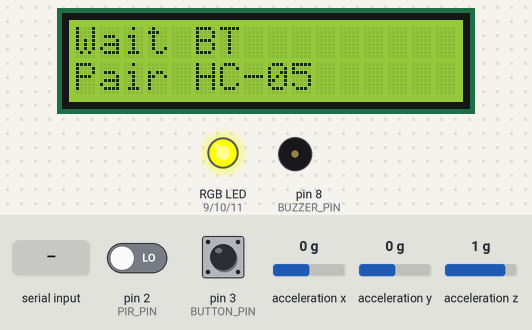
Bench run of a sketch on a simulated Arduino Uno, built with avr-gcc and run on an emulated ATmega328P. Shown: 16×2 character LCD, an RGB LED mixed from three pins (HIGH = lit), buzzer (waves = sounding, pin HIGH). Inputs (shaded band) come from the test bench; at power-on: pin 3 (BUTTON_PIN) HIGH, pin 2 (PIR_PIN) LOW, acceleration x 0 g, acceleration y 0 g, acceleration z 1 g. What the sketch prints to the serial monitor is not drawn.

Above: at 3.3 s.
3.4 s: "STATUS" received over the second serial link
At 5.9 s:
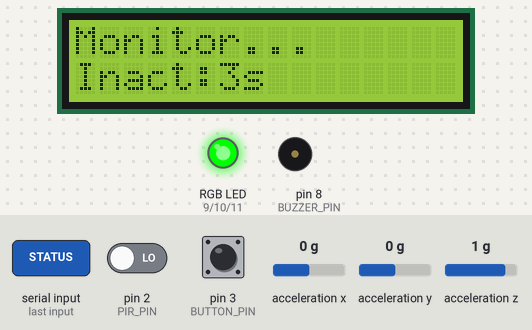
6.4 s: pin 3 (BUTTON_PIN) pulled LOW for 3.2 s
At 9.77 s:
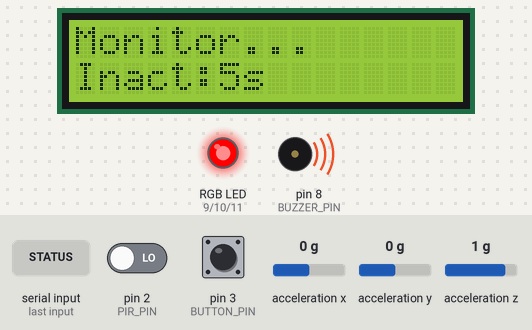
10.2 s: "RESET" received over the second serial link
At 12.8 s:
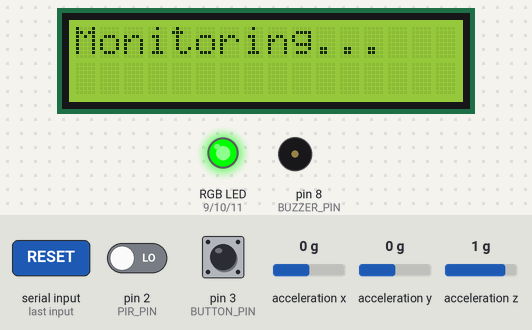
13.2 s: "SIMFALL" received over the second serial link
At 15.88 s:
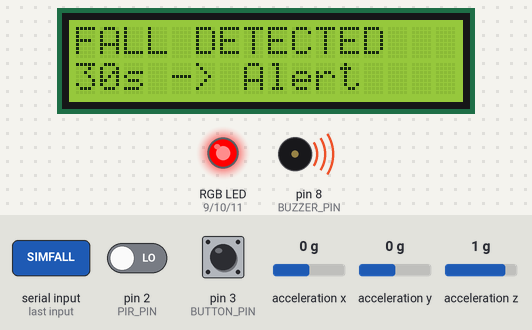
16.2 s: pin 3 (BUTTON_PIN) pulled LOW for 0.15 s
At 18.7 s:
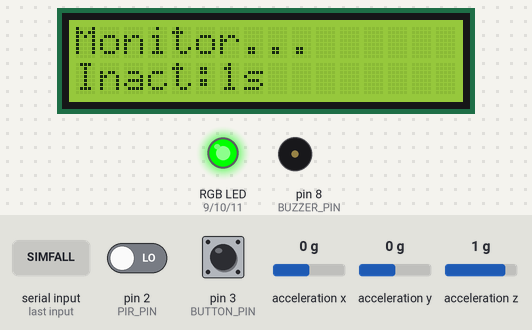
19.3 s: "HELP" received over the second serial link
At 22.8 s:
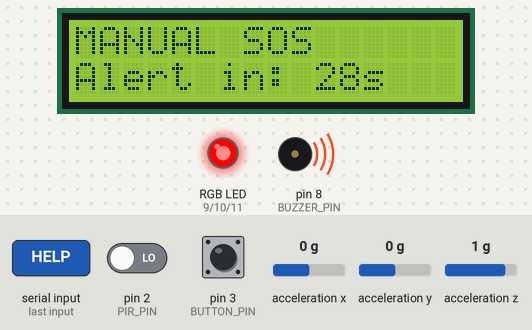
Timing chart, 0 to 23.3 s (numbered marks = the images above; inputs shaded):
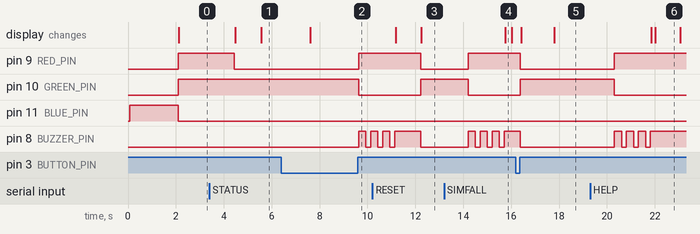

The sketch:

fall_detection_system.ino
```cpp
#include <Wire.h>
#include <LiquidCrystal_I2C.h>
#include <SparkFun_MMA8452Q.h>
#include <SoftwareSerial.h>

SoftwareSerial bluetooth(4, 5);
LiquidCrystal_I2C lcd(0x27, 16, 2);
MMA8452Q accel;

#define PIR_PIN 2
#define BUTTON_PIN 3
#define BUZZER_PIN 8
#define RED_PIN 9
#define GREEN_PIN 10
#define BLUE_PIN 11

byte systemStatus = 1;
byte alertType = 0;
byte bluetoothConnected = 0;

unsigned long lastActivityTime = 0;
unsigned long alertStartTime = 0;
unsigned long lastDisplayUpdate = 0;
unsigned long lastPIRCheck = 0;
unsigned long buttonPressTime = 0;
unsigned long lastAccelCheck = 0;

byte buttonPressed = 0;

const unsigned long INACTIVITY_WARNING = 60000;
const unsigned long NOTIFICATION_DELAY = 30000;
const unsigned long PIR_CHECK_INTERVAL = 200;
const unsigned long ACCEL_CHECK_INTERVAL = 50;
const unsigned long DISPLAY_UPDATE = 2000;

const float FALL_THRESHOLD = 2.5;

void setup() {
  Serial.begin(9600);
  bluetooth.begin(9600);
  pinMode(PIR_PIN, INPUT);
  pinMode(BUTTON_PIN, INPUT_PULLUP);
  pinMode(BUZZER_PIN, OUTPUT);
  pinMode(RED_PIN, OUTPUT);
  pinMode(GREEN_PIN, OUTPUT);
  pinMode(BLUE_PIN, OUTPUT);
  lcd.init();
  lcd.backlight();
  lcd.clear();
  setRGB(0, 0, 255);
  lcd.setCursor(0, 0);
  lcd.print(F("Fall Detect"));
  lcd.setCursor(0, 1);
  lcd.print(F("Booting..."));
  if (accel.begin() == false) {
    Serial.println(F("Accel Fail!"));
    lcd.clear();
    lcd.print(F("Accel Error"));
  } else {
    accel.setScale(SCALE_2G);
    accel.setDataRate(ODR_100);
    Serial.println(F("Accel OK (1-Trg)"));
  }

  delay(2000);

  lastActivityTime = millis();
  setRGB(255, 255, 0);

  lcd.clear();
  lcd.print(F("Wait BT"));
  lcd.setCursor(0, 1);
  lcd.print(F("Pair HC-05"));

  Serial.println(F("Sys Ready (1-Trg)"));
  Serial.print(F("Threshold: ")); Serial.println(FALL_THRESHOLD);
  Serial.println(F("---"));
}

void loop() {
  checkBluetoothData();
  checkPIRActivity();
  checkAccelerometer();
  checkButton();
  checkInactivity();
  updateAlertStatus();
  updateDisplay();
  delay(50);
}

void checkAccelerometer() {
  if (millis() - lastAccelCheck < ACCEL_CHECK_INTERVAL) return;
  lastAccelCheck = millis();
  if (accel.available()) {
    float x = accel.getCalculatedX();
    float y = accel.getCalculatedY();
    float z = accel.getCalculatedZ();
    float totalAccel = sqrt(x*x + y*y + z*z);

    static unsigned long lastDebug = 0;
    if (millis() - lastDebug > 1000) {
      lastDebug = millis();
      Serial.print(F("Accel: "));
      Serial.print(totalAccel, 2);
      Serial.print(F("g"));
      if (totalAccel > FALL_THRESHOLD) {
        Serial.print(F(" !HIGH!"));
      }
      Serial.println();
    }

    if (systemStatus == 1) {
      if (totalAccel > FALL_THRESHOLD) {
        Serial.println(F("FALL! Alarm ON"));
        triggerFallAlert();
        delay(1000);
      }
    }
  }
}

void checkBluetoothData() {
  if (bluetooth.available()) {
    String data = bluetooth.readString();
    data.trim();

    if (!bluetoothConnected) {
      bluetoothConnected = 1;
      onBluetoothConnected();
    }

    processBluetoothCommand(data);
  }
}

void onBluetoothConnected() {
  Serial.println(F("BT Connected!"));
  setRGB(0, 255, 0);

  lcd.clear();
  lcd.print(F("BT Connected"));
  lcd.setCursor(0, 1);
  lcd.print(F("System Ready"));

  bluetooth.println(F("Sys Ready (1-Trg)"));
  delay(1000);
  bluetooth.println(F("Cmds: STATUS,TEST,SOS,RESET,SIMFALL"));
}

void processBluetoothCommand(String cmd) {
  Serial.print(F("RCV Cmd: "));
  Serial.println(cmd);

  if (cmd == "STATUS") {
    sendSystemStatus();
  }
  else if (cmd == "TEST") {
    sendTestNotification();
  }
  else if (cmd == "HELP" || cmd == "SOS") {
    if (systemStatus != 2) triggerManualAlert();
  }
  else if (cmd == "RESET") {
    if (systemStatus == 2) resetAlert();
  }
  else if (cmd == "SIMFALL") {
    if (systemStatus != 2) triggerFallAlert();
  }
}

void checkPIRActivity() {
  if (millis() - lastPIRCheck < PIR_CHECK_INTERVAL) return;
  lastPIRCheck = millis();

  if (digitalRead(PIR_PIN) == HIGH) {
    lastActivityTime = millis();

    if (systemStatus == 2 && alertType == 2) {
      resetAlert();
      sendNotification(F("Motion Back"));
    }
  }
}

void checkButton() {
  if (digitalRead(BUTTON_PIN) == LOW && !buttonPressed) {
    buttonPressTime = millis();
    buttonPressed = 1;
  }

  if (digitalRead(BUTTON_PIN) == HIGH && buttonPressed) {
    unsigned long pressDuration = millis() - buttonPressTime;
    buttonPressed = 0;

    if (pressDuration > 1500) {
      if (systemStatus != 2) triggerManualAlert();
    } else if (pressDuration > 50) {
      if (systemStatus == 2) resetAlert();
    }
  }
}

void checkInactivity() {
  if (systemStatus == 1) {
    unsigned long inactiveTime = millis() - lastActivityTime;
    if (inactiveTime > INACTIVITY_WARNING) {
      triggerInactivityAlert();
    }
  }
}

void triggerFallAlert() {
  systemStatus = 2;
  alertType = 1;
  alertStartTime = millis();

  Serial.println(F("Alert: FALL"));
  activateAlarm();
  sendNotification(F("ALERT: FALL"));

  lcd.clear();
  lcd.print(F("FALL DETECTED"));
  lcd.setCursor(0, 1);
  lcd.print(F("30s -> Alert"));
}

void triggerInactivityAlert() {
  systemStatus = 2;
  alertType = 2;
  alertStartTime = millis();

  Serial.println(F("Alert: NO MOVE"));
  activateAlarm();
  sendNotification(F("ALERT: NO MOVE"));

  lcd.clear();
  lcd.print(F("NO ACTIVITY"));
  lcd.setCursor(0, 1);
  lcd.print(F("30s -> Alert"));
}

void triggerManualAlert() {
  systemStatus = 2;
  alertType = 3;
  alertStartTime = millis();

  Serial.println(F("Alert: MANUAL SOS"));
  activateAlarm();
  sendNotification(F("ALERT: MANUAL SOS"));

  lcd.clear();
  lcd.print(F("MANUAL SOS"));
  lcd.setCursor(0, 1);
  lcd.print(F("30s -> Alert"));
}

void activateAlarm() {
  setRGB(255, 0, 0);
  for (int i = 0; i < 3; i++) {
    digitalWrite(BUZZER_PIN, HIGH);
    delay(300);
    digitalWrite(BUZZER_PIN, LOW);
    delay(200);
  }
  digitalWrite(BUZZER_PIN, HIGH);
}

void updateAlertStatus() {
  if (systemStatus == 2) {
    unsigned long alertTime = millis() - alertStartTime;

    if (millis() % 1000 < 100) {
      int remaining = (NOTIFICATION_DELAY - alertTime) / 1000;
      if (remaining >= 0) {
        lcd.setCursor(0, 1);
        lcd.print(F("Alert in: "));
        lcd.print(remaining);
        lcd.print(F("s  "));
      }
    }

    if (alertTime > NOTIFICATION_DELAY) {
      sendEmergencyNotification();
    }
  }
}

void resetAlert() {
  systemStatus = 1;
  alertType = 0;
  digitalWrite(BUZZER_PIN, LOW);
  lastActivityTime = millis();

  if (bluetoothConnected) {
    setRGB(0, 255, 0);
  } else {
    setRGB(255, 255, 0);
  }

  sendNotification(F("Alert OFF"));
  Serial.println(F("Alert Reset"));
  lcd.clear();
  lcd.print(F("Monitoring..."));
}
void sendNotification(const __FlashStringHelper* message) {
  Serial.println(message);
  if (bluetoothConnected) {
    bluetooth.println(message);
  }
}

void sendNotification(const char* message) {
  Serial.println(message);
  if (bluetoothConnected) {
    bluetooth.println(message);
  }
}

void sendEmergencyNotification() {
  Serial.println(F("EMERGENCY SENT"));

  if (alertType == 1) {
    sendNotification(F("EMERGENCY: FALL"));
  }
  else if (alertType == 2) {
    sendNotification(F("EMERGENCY: NO MOVE"));
  }
  else if (alertType == 3) {
    sendNotification(F("EMERGENCY: SOS"));
  }

  delay(2000);
  resetAlert();
}

void sendTestNotification() {
  sendNotification(F("TEST: OK"));
  if (accel.available()) {
    sendNotification(F("Accel: OK"));
  }
}
void sendSystemStatus() {
  if (systemStatus == 2) {
    if (alertType == 1) sendNotification(F("ST:Alert-Fall"));
    else if (alertType == 2) sendNotification(F("ST:Alert-NoMove"));
    else if (alertType == 3) sendNotification(F("ST:Alert-SOS"));
  } else {
    unsigned long inactiveSec = (millis() - lastActivityTime) / 1000;
    String status = "ST:Mon | Inact:";
    status += inactiveSec;
    status += "s";
    sendNotification(status.c_str());
  }
}

void updateDisplay() {
  if (millis() - lastDisplayUpdate < DISPLAY_UPDATE) return;
  lastDisplayUpdate = millis();

  if (systemStatus != 2) {
    lcd.clear();
    if (!bluetoothConnected) {
      lcd.print(F("Wait BT"));
      lcd.setCursor(0, 1);
      lcd.print(F("Pair HC-05"));
    } else {
      lcd.print(F("Monitor..."));
      lcd.setCursor(0, 1);
      unsigned long inactiveSec = (millis() - lastActivityTime) / 1000;
      lcd.print(F("Inact:"));
      lcd.print(inactiveSec);
      lcd.print(F("s"));
    }
  }
}

void setRGB(byte r, byte g, byte b) {
  analogWrite(RED_PIN, r);
  analogWrite(GREEN_PIN, g);
  analogWrite(BLUE_PIN, b);
}
```

Measured:
- after the input at 3.4 s, pin 9 (RED_PIN): HIGH → LOW after 1.0 s; the display: first changes after 1.1 s (image 1 shows a later state)
- after the input at 6.4 s, pin 9 (RED_PIN): LOW → HIGH after 3.2 s; pin 10 (GREEN_PIN): HIGH → LOW after 3.2 s; pin 8 (BUZZER_PIN): LOW → HIGH after 3.2 s, → LOW 0.30 s later, → HIGH 0.20 s later
- after the input at 10.2 s, pin 9 (RED_PIN): HIGH → LOW after 2.0 s; pin 10 (GREEN_PIN): LOW → HIGH after 2.0 s
- after the input at 13.2 s, pin 9 (RED_PIN): LOW → HIGH after 1.0 s; pin 10 (GREEN_PIN): HIGH → LOW after 1.0 s; pin 8 (BUZZER_PIN): alternates HIGH for 0.30 s and LOW for 0.20 s, starting after 1.0 s; the display: changes after 2.6 s (image 4)
- after the input at 16.2 s, pin 9 (RED_PIN), pin 8 (BUZZER_PIN): HIGH → LOW after 0.19 s; pin 10 (GREEN_PIN): LOW → HIGH after 0.19 s; the display: first changes after 0.21 s (image 5 shows a later state)
- after the input at 19.3 s, pin 9 (RED_PIN): LOW → HIGH after 1.0 s; pin 10 (GREEN_PIN): HIGH → LOW after 1.0 s; pin 8 (BUZZER_PIN): alternates HIGH for 0.30 s and LOW for 0.20 s, 7 changes in all, then stays HIGH, starting after 1.0 s; the display: first changes after 2.6 s (image 6 shows a later state)
- what the display in image 6 shows lasts 1.1 s, from 22.0 s to 23.1 s
